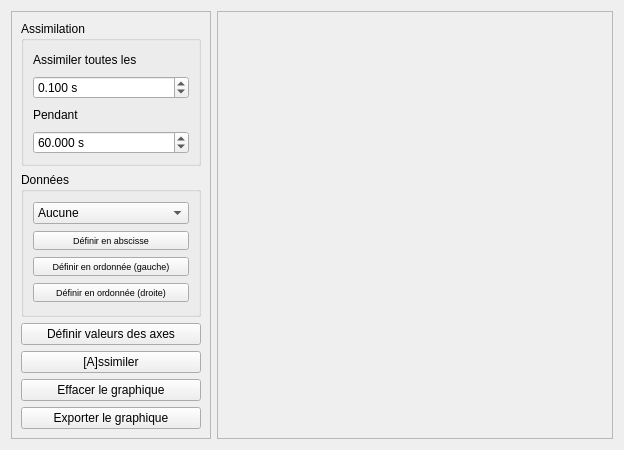
<?xml version="1.0" encoding="UTF-8"?>
<ui version="4.0">
 <class>Ordinateur</class>
 <widget class="QWidget" name="Ordinateur">
  <property name="geometry">
   <rect>
    <x>0</x>
    <y>0</y>
    <width>624</width>
    <height>450</height>
   </rect>
  </property>
  <property name="maximumSize">
   <size>
    <width>624</width>
    <height>450</height>
   </size>
  </property>
  <property name="windowTitle">
   <string>Form</string>
  </property>
  <layout class="QHBoxLayout" name="horizontalLayout">
   <item>
    <widget class="QFrame" name="frame_2">
     <property name="maximumSize">
      <size>
       <width>200</width>
       <height>16777215</height>
      </size>
     </property>
     <property name="frameShape">
      <enum>QFrame::StyledPanel</enum>
     </property>
     <property name="frameShadow">
      <enum>QFrame::Raised</enum>
     </property>
     <layout class="QVBoxLayout" name="verticalLayout">
      <item>
       <widget class="QGroupBox" name="Assimilation">
        <property name="title">
         <string>Assimilation</string>
        </property>
        <layout class="QVBoxLayout" name="verticalLayout_2">
         <item>
          <widget class="QLabel" name="label">
           <property name="text">
            <string>Assimiler toutes les</string>
           </property>
          </widget>
         </item>
         <item>
          <widget class="QDoubleSpinBox" name="DeltaT">
           <property name="suffix">
            <string> s</string>
           </property>
           <property name="decimals">
            <number>3</number>
           </property>
           <property name="minimum">
            <double>0.017000000000000</double>
           </property>
           <property name="maximum">
            <double>60.000000000000000</double>
           </property>
           <property name="value">
            <double>0.100000000000000</double>
           </property>
          </widget>
         </item>
         <item>
          <widget class="QLabel" name="label_2">
           <property name="text">
            <string>Pendant</string>
           </property>
          </widget>
         </item>
         <item>
          <widget class="QDoubleSpinBox" name="TotalT">
           <property name="suffix">
            <string> s</string>
           </property>
           <property name="decimals">
            <number>3</number>
           </property>
           <property name="minimum">
            <double>1.000000000000000</double>
           </property>
           <property name="maximum">
            <double>86400.000000000000000</double>
           </property>
           <property name="value">
            <double>60.000000000000000</double>
           </property>
          </widget>
         </item>
        </layout>
       </widget>
      </item>
      <item>
       <widget class="QGroupBox" name="Donnees">
        <property name="minimumSize">
         <size>
          <width>0</width>
          <height>140</height>
         </size>
        </property>
        <property name="title">
         <string>Données</string>
        </property>
        <layout class="QVBoxLayout" name="verticalLayout_3">
         <item>
          <widget class="QComboBox" name="Grandeur">
           <property name="maxVisibleItems">
            <number>11</number>
           </property>
           <item>
            <property name="text">
             <string>Aucune</string>
            </property>
           </item>
           <item>
            <property name="text">
             <string>t (en s)</string>
            </property>
           </item>
           <item>
            <property name="text">
             <string>V (en mL)</string>
            </property>
           </item>
           <item>
            <property name="text">
             <string>Θ (en °C)</string>
            </property>
           </item>
           <item>
            <property name="text">
             <string>Θ (en °K)</string>
            </property>
           </item>
           <item>
            <property name="text">
             <string>pH</string>
            </property>
           </item>
           <item>
            <property name="text">
             <string>[H30+] (en mol.L⁻¹)</string>
            </property>
           </item>
           <item>
            <property name="text">
             <string>[HO-] (en mol.L⁻¹)</string>
            </property>
           </item>
           <item>
            <property name="text">
             <string>σ (en S.cm⁻¹)</string>
            </property>
           </item>
           <item>
            <property name="text">
             <string>A</string>
            </property>
           </item>
           <item>
            <property name="text">
             <string>T (en %)</string>
            </property>
           </item>
          </widget>
         </item>
         <item>
          <widget class="QPushButton" name="Abscisse">
           <property name="font">
            <font>
             <pointsize>7</pointsize>
            </font>
           </property>
           <property name="text">
            <string>Définir en abscisse</string>
           </property>
          </widget>
         </item>
         <item>
          <widget class="QPushButton" name="OrdonneeG">
           <property name="font">
            <font>
             <pointsize>7</pointsize>
            </font>
           </property>
           <property name="text">
            <string>Définir en ordonnée (gauche)</string>
           </property>
          </widget>
         </item>
         <item>
          <widget class="QPushButton" name="OrdonneeD">
           <property name="font">
            <font>
             <pointsize>7</pointsize>
            </font>
           </property>
           <property name="text">
            <string>Définir en ordonnée (droite)</string>
           </property>
          </widget>
         </item>
        </layout>
       </widget>
      </item>
      <item>
       <widget class="QPushButton" name="MinMax">
        <property name="text">
         <string>Définir valeurs des axes</string>
        </property>
       </widget>
      </item>
      <item>
       <widget class="QPushButton" name="Assimiler">
        <property name="text">
         <string>[A]ssimiler</string>
        </property>
       </widget>
      </item>
      <item>
       <widget class="QPushButton" name="Reset">
        <property name="text">
         <string>Effacer le graphique</string>
        </property>
       </widget>
      </item>
      <item>
       <widget class="QPushButton" name="Export">
        <property name="text">
         <string>Exporter le graphique</string>
        </property>
       </widget>
      </item>
     </layout>
    </widget>
   </item>
   <item>
    <widget class="QFrame" name="Graphique">
     <property name="frameShape">
      <enum>QFrame::StyledPanel</enum>
     </property>
     <property name="frameShadow">
      <enum>QFrame::Raised</enum>
     </property>
    </widget>
   </item>
  </layout>
 </widget>
 <resources/>
 <connections/>
</ui>
